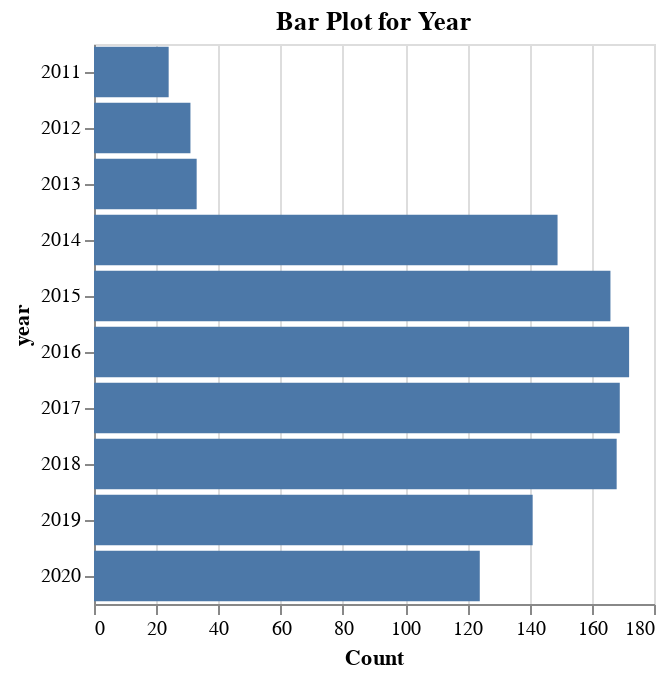

Write notebook code for a chart like this one.
### Markdown cell above
### Data by Year

### Code cell
wfp_jpn['year'] = wfp_jpn['date'].dt.year
alt.Chart(wfp_jpn).mark_bar(stroke=None).encode(
    x=alt.X('count()', title='Count'),
    y=alt.Y('year:N'),
    color=alt.Color(':N'),
    row=alt.Row(':N')
).properties(
    width=280,
    height=280,
    title=f'Bar Plot for Year',
    spacing=0
)

### Figure 1 — Vega specification as saved in the notebook (floating-point values rounded to 4 significant figures)
{"$schema": "https://vega.github.io/schema/vega/v5.json", "data": [{"name": "source_0", "values": [{"__count": 24, "year": 2011}, {"__count": 31, "year": 2012}, {"__count": 33, "year": 2013}, {"__count": 149, "year": 2014}, {"__count": 166, "year": 2015}, {"__count": 172, "year": 2016}, {"__count": 169, "year": 2017}, {"__count": 168, "year": 2018}, {"__count": 141, "year": 2019}, {"__count": 124, "year": 2020}]}, {"name": "source_0_x_domain___count", "values": [{"min": 24, "max": 172}]}, {"name": "source_0_y_domain_year", "values": [{"year": 2011}, {"year": 2012}, {"year": 2013}, {"year": 2014}, {"year": 2015}, {"year": 2016}, {"year": 2017}, {"year": 2018}, {"year": 2019}, {"year": 2020}]}], "marks": [{"type": "rect", "name": "marks", "from": {"data": "source_0"}, "encode": {"update": {"x": {"field": "__count", "scale": "x"}, "y": {"field": "year", "scale": "y"}, "x2": {"value": 0, "scale": "x"}, "fill": {"value": "#4c78a8"}, "stroke": {}, "height": {"signal": "max(0.25, bandwidth('y'))"}}}, "style": ["bar"]}], "scales": [{"name": "x", "type": "linear", "domain": [{"signal": "(data(\"source_0_x_domain___count\")[0] || {}).min"}, {"signal": "(data(\"source_0_x_domain___count\")[0] || {}).max"}], "range": [0, {"signal": "width"}], "zero": true, "nice": true}, {"name": "y", "type": "band", "domain": {"data": "source_0_y_domain_year", "field": "year", "sort": true}, "range": [0, {"signal": "height"}], "paddingInner": 0.1, "paddingOuter": 0.05}], "axes": [{"scale": "x", "minExtent": 0, "gridScale": "y", "grid": true, "zindex": 0, "orient": "bottom", "labels": false, "ticks": false, "maxExtent": 0, "tickCount": {"signal": "ceil(width/40)"}, "aria": false, "domain": false}, {"scale": "x", "orient": "bottom", "tickCount": {"signal": "ceil(width/40)"}, "zindex": 0, "grid": false, "labelOverlap": true, "labelFlush": true, "title": "Count"}, {"scale": "y", "zindex": 0, "title": "year", "grid": false, "orient": "left"}], "title": {"text": "Bar Plot for Year", "frame": "group"}, "background": "white", "padding": 5, "height": 280, "style": "cell", "width": 280}
